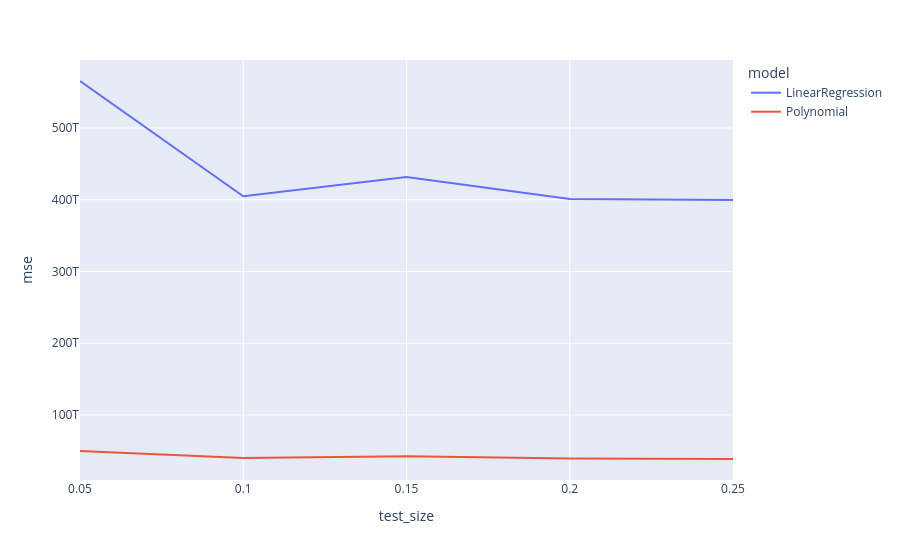

The code cell stored with this chart in its notebook:
### Code cell
px.line(compare_df,x="test_size",y="mse",color="model")

### Figure 1 — Plotly figure (JSON) as saved in the notebook; plotly's stock layout.template omitted (floating-point values rounded to 4 significant figures)
{"data": [{"hovertemplate": "model=LinearRegression<br>test_size=%{x}<br>mse=%{y}<extra></extra>", "legendgroup": "LinearRegression", "line": {"color": "#636efa", "dash": "solid"}, "marker": {"symbol": "circle"}, "mode": "lines", "name": "LinearRegression", "orientation": "v", "showlegend": true, "type": "scatter", "x": [0.05, 0.1, 0.15, 0.2, 0.25], "xaxis": "x", "y": [565500000000000.0, 404800000000000.0, 431600000000000.0, 401100000000000.0, 399500000000000.0], "yaxis": "y"}, {"hovertemplate": "model=Polynomial<br>test_size=%{x}<br>mse=%{y}<extra></extra>", "legendgroup": "Polynomial", "line": {"color": "#EF553B", "dash": "solid"}, "marker": {"symbol": "circle"}, "mode": "lines", "name": "Polynomial", "orientation": "v", "showlegend": true, "type": "scatter", "x": [0.05, 0.1, 0.15, 0.2, 0.25], "xaxis": "x", "y": [49790000000000.0, 40030000000000.0, 42470000000000.0, 39360000000000.0, 38550000000000.0], "yaxis": "y"}], "layout": {"legend": {"title": {"text": "model"}, "tracegroupgap": 0}, "margin": {"t": 60}, "xaxis": {"anchor": "y", "domain": [0, 1], "title": {"text": "test_size"}}, "yaxis": {"anchor": "x", "domain": [0, 1], "title": {"text": "mse"}}}}
